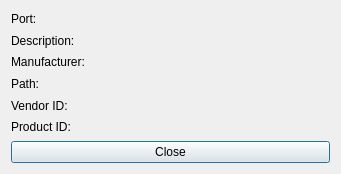
<?xml version="1.0" encoding="UTF-8"?>
<ui version="4.0">
 <class>DialogInfo</class>
 <widget class="QDialog" name="DialogInfo">
  <property name="windowModality">
   <enum>Qt::WindowModal</enum>
  </property>
  <property name="geometry">
   <rect>
    <x>0</x>
    <y>0</y>
    <width>341</width>
    <height>174</height>
   </rect>
  </property>
  <property name="windowTitle">
   <string extracomment="Информация о порте">Port info</string>
  </property>
  <layout class="QVBoxLayout" name="verticalLayout">
   <item>
    <widget class="QLabel" name="lbPort">
     <property name="text">
      <string extracomment="Порт:">Port:</string>
     </property>
    </widget>
   </item>
   <item>
    <widget class="QLabel" name="lbDescription">
     <property name="text">
      <string extracomment="Описание:">Description:</string>
     </property>
    </widget>
   </item>
   <item>
    <widget class="QLabel" name="lbManufacturer">
     <property name="text">
      <string extracomment="Производитель:">Manufacturer:</string>
     </property>
    </widget>
   </item>
   <item>
    <widget class="QLabel" name="lbLocation">
     <property name="text">
      <string extracomment="Расположение:">Path:</string>
     </property>
    </widget>
   </item>
   <item>
    <widget class="QLabel" name="lbVid">
     <property name="text">
      <string>Vendor ID:</string>
     </property>
    </widget>
   </item>
   <item>
    <widget class="QLabel" name="lbPid">
     <property name="text">
      <string>Product ID:</string>
     </property>
    </widget>
   </item>
   <item>
    <widget class="QPushButton" name="btOK">
     <property name="text">
      <string>Close</string>
     </property>
    </widget>
   </item>
  </layout>
 </widget>
 <resources/>
 <connections>
  <connection>
   <sender>btOK</sender>
   <signal>clicked()</signal>
   <receiver>DialogInfo</receiver>
   <slot>accept()</slot>
   <hints>
    <hint type="sourcelabel">
     <x>148</x>
     <y>156</y>
    </hint>
    <hint type="destinationlabel">
     <x>204</x>
     <y>171</y>
    </hint>
   </hints>
  </connection>
 </connections>
</ui>
